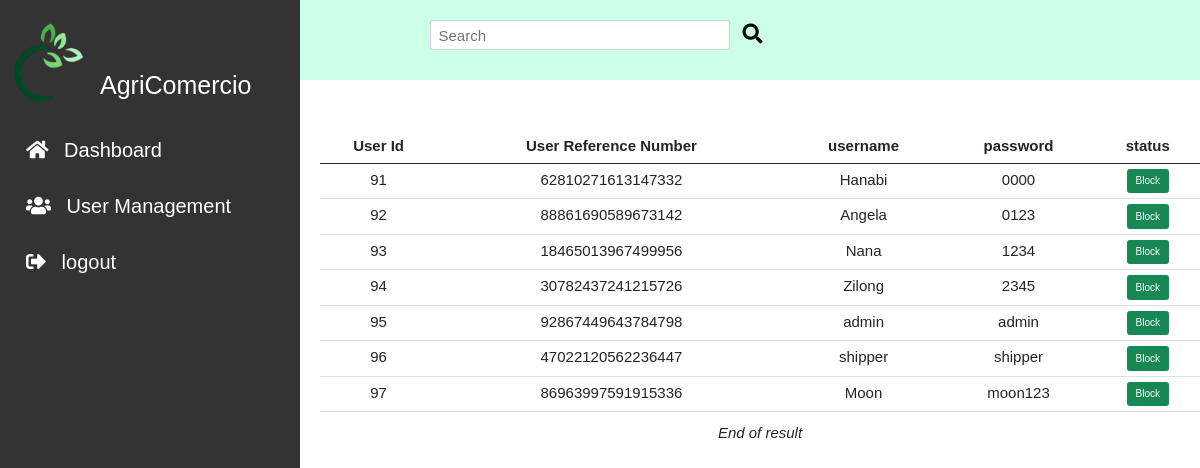
The page /admin/user.php on the database as committed earlier.
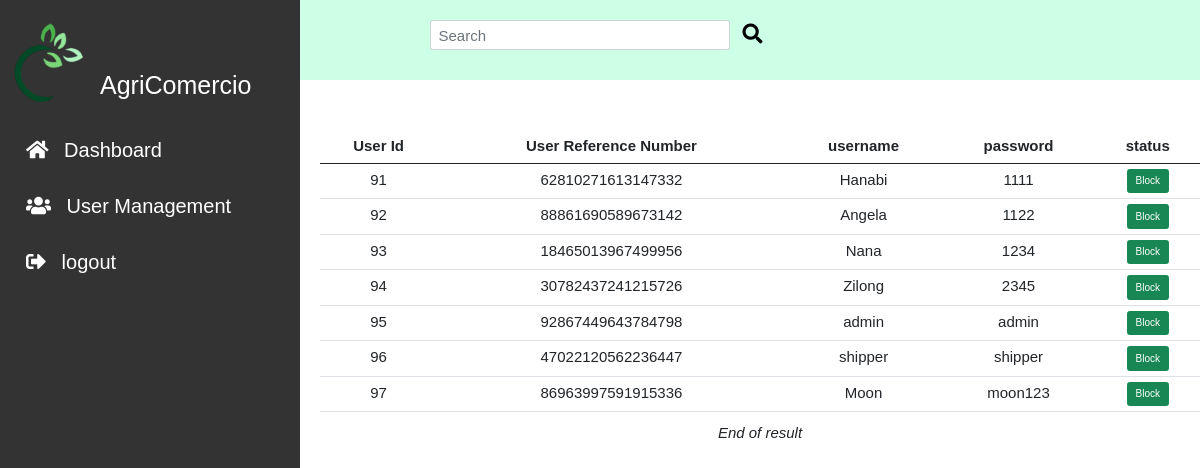
The same page on the database as committed later.
### tables this page shows
CREATE TABLE `users` (
  `user_id` int(11) NOT NULL,
  `user_ref_num` varchar(64) NOT NULL,
  `user_type` varchar(11) NOT NULL,
  `user_name` varchar(128) NOT NULL,
  `password` varchar(128) NOT NULL,
  `status` varchar(11) NOT NULL DEFAULT 'Active'
);

### admin/user.php (the view, shortened to what this page needs)
<!DOCTYPE html>
<?php
include_once ('../includes/db_conn.php');
include_once ('../includes/function.inc.php');
$searchkey="";
?>
<!DOCTYPE html>
<html lang="en">
<head>
    <link rel="stylesheet" href="../css/bootstrap.min.css">
    <link rel="stylesheet" href="../css/style.css">
    <link rel="stylesheet" href="../css/fontawesome.css">
    <link rel="stylesheet" href="https://cdnjs.cloudflare.com/ajax/libs/font-awesome/5.15.2/css/all.min.css">
</head>
<body>
<header id="header">
<section id= "search">
        <div class = "container-fluid">
            <form action="user.php" method="GET" class="d-flex">
                <input id="searchbar" name="searchkey" class="form-control me-2" type="search" placeholder="Search" aria-label="Search">
                <button class="btn btn-light" type="submit"><i class="fas fa-search"></i></button>
            </form>
        </div>
    </section>
</header>
<body>
<div class="sidenav">
  <div class="sidenav-title">
    <div class="sidenav_image">
      <img src="../img/logo1.png" alt=""width = "90px ">
      <h1>AgriComercio</h1>
    </div>
  </div>
  <a href="index.php"><i class="fas fa-home"></i> Dashboard</a>
  <a href="user.php"><i class="fas fa-users"></i> User Management</a>
  <a href="../logout.php"><i class="fas fa-sign-out-alt"></i> logout </a>
</div>
<main>
        <div class="main__container">
          <div class="container_fluid">
          <div class="row" id="contentPanel">
                  <div class="col-12">
                  <?php
                  if($searchkey == ""){
                  $sql = " SELECT `user_id`,
                   `user_ref_num`,
                  `user_type`,
                  `user_name`,
                  `password`,
                  `status`
                  FROM `users`
                  WHERE status = 'Active';";
                  $stmt=mysqli_stmt_init($conn);
                  if (!mysqli_stmt_prepare($stmt, $sql)){
                  echo "Statement Failed.";
                  exit();
                    }
                  }
                  mysqli_stmt_execute($stmt);
                  $resultData = mysqli_stmt_get_result($stmt);
                  $arr=array();
                  while($row = mysqli_fetch_assoc($resultData)){
                  array_push($arr,$row);
                  }
                  if(!empty($arr)){
                    echo "<table class='table'>";
                    echo "<thead>";
                    echo "<th>". "User Id" . "</th>";
                    echo "<th>". "User Reference Number" . "</th>";
                    echo "<th> username</th>";
                    echo "<th> password </th>";
                    echo "<th> status </th>";
                    echo "</thead>";
                      foreach($arr as $key => $row){
                      echo "<tr>";
                      echo "<td>" . $row ['user_id']         . "</td>";
                      echo "<td>" . $row ['user_ref_num']         . "</td>";
                      echo "<td>" . $row ['user_name']   . "</td>";
                      echo "<td>" . $row ['password']          .  " </td> ";
                      ?>
                      <td>
                      <form action="../includes/updateuserstatus.php" method="post">
                            <button class="btn btn-success"> <?php echo $row['status'] == 'Active' ? 'Block' : 'Unblock' ; ?> </button>
                </form>
                </td>
                    <?php
                      echo "</tr>";
                      }
                      echo "</table>";
                      }
                      else{
                      echo "<h4> No Records Found.</h4>";
                      }
                  ?>
                      <div
                      class='text-center'><em>End of result</em>
                      </div>
                  </div>
                  </div>
          </div>
      </main>
</body>
</html>

Rows that differ between the two databases and show on the page:
changed users "Hanabi": password "0000" → "1111"
changed users "Angela": password "0123" → "1122"
